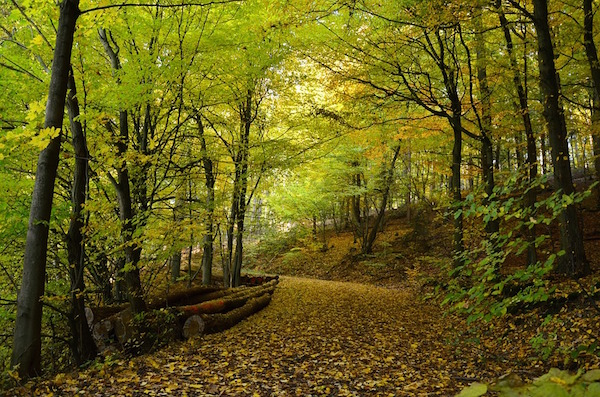
#> input picture 02.Python/10.MachineLearning/data/forest.jpg, 600 x 397 px
$ jupyter execute --allow-errors ImageRecognition.ipynb
#> lines starting #> are read from the running program, lines starting #| are printed output that depends on the picture
# 图像识别

>注意：cv2中的色彩排列是(b,g,r)，而matplotlib库中的排列方式是(r,g,b)，本文件中采用plt进行输出，因此颜色不是准确的颜色

### 1. OpenCV，机器视觉

[cell 1]
import cv2 as cv
import numpy as np
import matplotlib.pyplot as plt

original = cv.imread('../data/forest.jpg')
#> original is the input picture: shape (397, 600, 3); mean B, G, R 25.9, 91.8, 97.9
print(original.shape, original.dtype)
#| (397, 600, 3) uint8
cv.imshow('Original', original)  # 显示图片（是非阻塞函数）
# cv.waitKey()  # 等待按键响应
plt.imshow(original)

[cell 2]
red = np.zeros_like(original)
red[..., 0] = original[..., 0]  # 0表示红色通道
cv.imshow('Red', red)
plt.imshow(red)

[cell 3]
green = np.zeros_like(original)
green[..., 1] = original[..., 1]  # 1表示绿色通道
cv.imshow('Green', green)
plt.imshow(green)

[cell 4]
blue = np.zeros_like(original)
blue[..., 2] = original[..., 2]  # 2表示蓝色通道
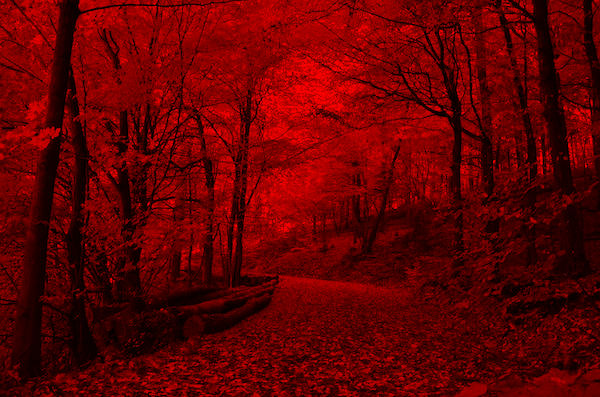
#> blue: shape (397, 600, 3); mean B, G, R 0, 0, 97.9
cv.imshow('Blue', blue)
plt.imshow(blue)

#### 裁剪图片

[cell 5]
h, w = original.shape[:2]
#> h = 397; w = 600
l, t = int(w / 4), int(h / 4)
#> l = 150; t = 99
r, b = int(w * 3 / 4), int(h * 3 / 4)
#> r = 450; b = 297
cropped = original[t:b, l:r]
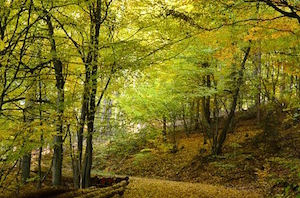
#> cropped: shape (198, 300, 3); mean B, G, R 31.5, 107.8, 116.4
cv.imshow('Cropped', cropped)
plt.imshow(cropped)

#### 缩小图片

[cell 6]
scaled1 = cv.resize(original, (int(w / 4), int(h / 4)))
plt.imshow(scaled1)

#### 颜色差值

[cell 7]
scaled2 = cv.resize(original, (int(w / 4), int(h / 4)), interpolation=cv.INTER_LINEAR)
plt.imshow(scaled2)

#### 放大

[cell 8]
scaled3 = cv.resize(scaled2, None, fx=4, fy=4, interpolation=cv.INTER_LINEAR)
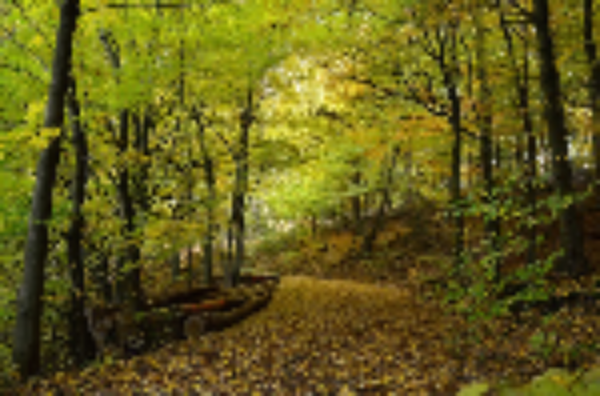
#> scaled3: shape (396, 600, 3); mean B, G, R 25.6, 91.7, 97.7
plt.imshow(scaled3)

#### 保存图片

[cell 9]
cv.imwrite('../data/save.jpg', red)
#> Out = True

### 2. 边缘检测

- 亮度梯度
    - 假设一张画放在xy轴的坐标系上，z轴代大小表每个像素，形成了一个三维函数，这样可以找到**亮度梯度变化最大的位置**，即为某物体的边缘

- 可以用之前的聚类方法作为预处理，然后再边缘检测

[cell 10]
import cv2 as cv
import matplotlib.pyplot as plt


original = cv.imread('../data/chair.jpg', cv.IMREAD_GRAYSCALE)  # 灰度读取
#> (the rest of this cell did not finish here and is left out)

#> (a cell that did not finish here is left out)

### 3. 亮度提升

直方图均衡化

[cell 12]
import cv2 as cv
import matplotlib.pyplot as plt


original = cv.imread('./data/sunrise.jpg')
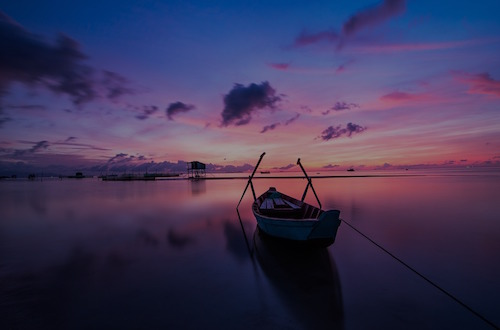
#> input picture 02.Python/10.MachineLearning/data/sunrise.jpg, 500 x 330 px, found by its file name
#> original is the input picture: shape (330, 500, 3); mean B, G, R 87.8, 54.6, 63.6
plt.figure()
plt.imshow(original)

[cell 13]
# 变成黑白
gray = cv.cvtColor(original, cv.COLOR_BGR2GRAY)
plt.imshow(gray)

[cell 14]
# 经过处理后
equalized_gray = cv.equalizeHist(gray)
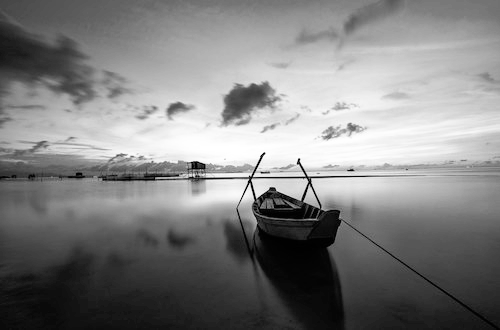
#> equalized_gray: shape (330, 500); min 0, max 255, mean 128.4
plt.imshow(equalized_gray)

[cell 15]
# “Y”表示明亮度（Luminance、Luma），“U”和“V”则是色度、饱和度（Chrominance、Chroma）
yuv = cv.cvtColor(original, cv.COLOR_BGR2YUV)
#> yuv: shape (330, 500, 3); mean of channels 0, 1, 2 61.1, 141.1, 130.2
yuv[..., 0] = cv.equalizeHist(yuv[..., 0])
#> yuv: shape (330, 500, 3); mean of channels 0, 1, 2 128.4, 141.1, 130.2
equalized_color = cv.cvtColor(yuv, cv.COLOR_YUV2BGR)
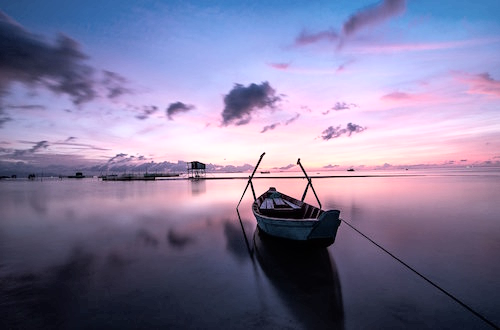
#> equalized_color: shape (330, 500, 3); mean B, G, R 154.7, 122, 129.4
plt.imshow(equalized_color)

### 4. 角点检测

平直棱线的交汇点

[cell 16]
original = cv.imread('../data/box.png')
#> (the rest of this cell did not finish here and is left out)

[cell 17]
corners = cv.cornerHarris(gray, 7, 5, 0.04)
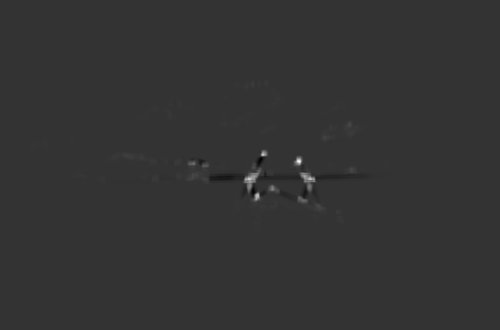
#> corners: shape (330, 500) float32; min -0.0207, max 0.0817, mean 9e-05; drawn with min black and max white
plt.imshow(corners)

[cell 18]
# 进行降噪，并标注
corners = cv.dilate(corners, None)
#> (the rest of this cell did not finish here and is left out)

### 5. 特征点检测

[cell 19]
original = cv.imread('../data/table.jpg')
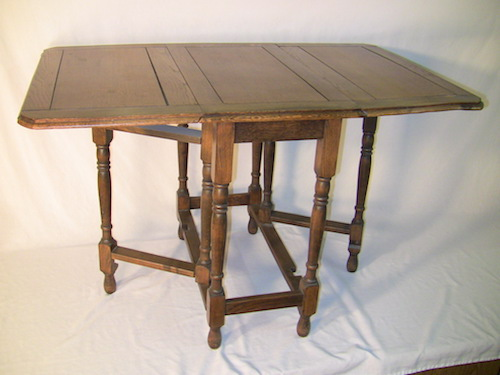
#> input picture 02.Python/10.MachineLearning/data/table.jpg, 500 x 375 px
#> original is the input picture: shape (375, 500, 3); mean B, G, R 157.7, 169.6, 182.9
gray = cv.cvtColor(original, cv.COLOR_BGR2GRAY)
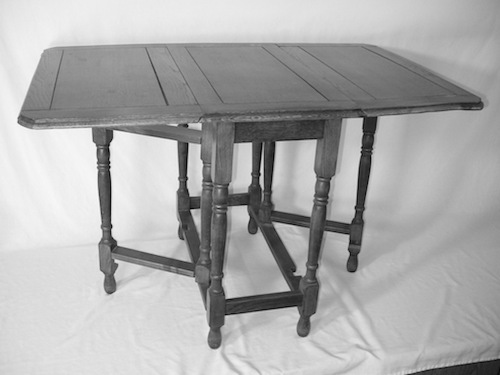
#> gray: shape (375, 500); min 2, max 251, mean 172.2
plt.imshow(gray)

[cell 20]
star = cv.xfeatures2d.StarDetector_create()
keypoints = star.detect(gray)
#> keypoints = 151 keypoints; strongest (x, y, size): (239, 215, 16), (243, 151, 16), (295, 239, 22), (241, 182, 16)
mixture = original.copy()
cv.drawKeypoints(original, keypoints, mixture, flags=cv.DRAW_MATCHES_FLAGS_DRAW_RICH_KEYPOINTS)
plt.imshow(mixture)

[cell 21]
# sift 小指针为梯度变化的方向，亮度变化的大小方向， 边缘的竖线基本是垂直于边缘的
sift = cv.xfeatures2d.SIFT_create()
keypoints = sift.detect(gray)
#> keypoints = 454 keypoints; strongest (x, y, size): (262, 171, 2.8), (239, 215, 13.2), (244, 153, 13.9), (370, 127, 11)
mixture = original.copy()
cv.drawKeypoints(original, keypoints, mixture, flags=cv.DRAW_MATCHES_FLAGS_DRAW_RICH_KEYPOINTS)
plt.imshow(mixture)

### 6. 特征值(描述)矩阵

- 特征值(描述)矩阵
    - STAR特征点(位置，大小)+SIFT(方向)

[cell 22]
# 构建sift
_, desc = sift.compute(gray, keypoints)
print(desc.shape)
#| (454, 128)
plt.matshow(desc.T, cmap='jet', fignum='Description')
plt.title('Description', fontsize=20)
plt.xlabel('Samlple', fontsize=14)
plt.ylabel('Feature', fontsize=14)
plt.tick_params(which='both', top=False, labeltop=False, labelbottom=True, labelsize=10)
plt.show()
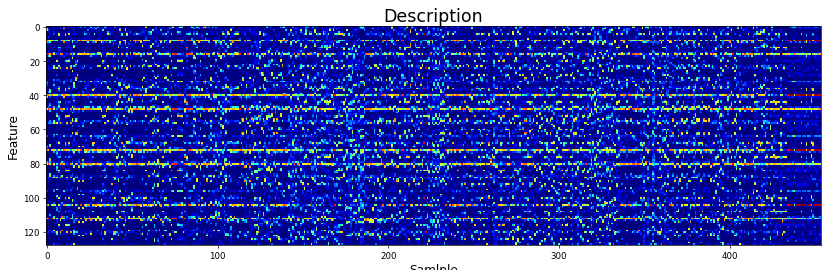
#> figure drawn by matplotlib, 1 panel

### 7. 识别图片中的物体

关闭相关警告，编写搜索函数

[cell 23]
import os
import warnings
import numpy as np
import cv2 as cv
import hmmlearn.hmm as hl


warnings.filterwarnings('ignore', category=DeprecationWarning)
np.seterr(all='ignore')


def search_objects(directory):
    directory = os.path.normpath(directory)
    if not os.path.isdir(directory):
        raise IOError("The directory '" + directory + "' doesn't exist!")
    objects = {}
    for curdir, subdirs, files in os.walk(directory):  # os.walk是对返回的迭代器进行迭代
        for jpeg in (file for file in files
                     if file.endswith('.jpg')):
            path = os.path.join(curdir, jpeg)
            label = path.split(os.path.sep)[-2]
            if label not in objects:
                objects[label] = []
            objects[label].append(path)
    return objects

#> (a cell that did not finish here is left out)

[cell 25]
models = {}
#> (the rest of this cell did not finish here and is left out)

#> (a cell that did not finish here is left out)
